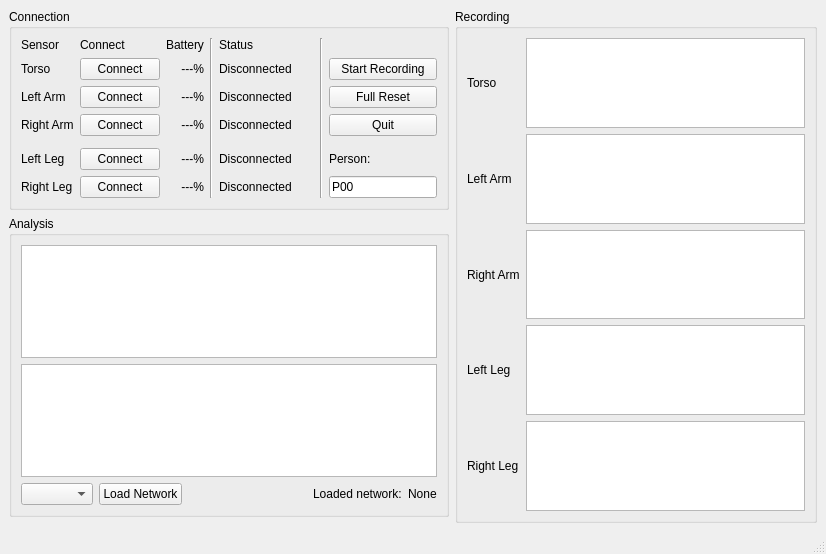
<?xml version="1.0" encoding="UTF-8"?>
<ui version="4.0">
 <class>RecordingTool</class>
 <widget class="QMainWindow" name="RecordingTool">
  <property name="geometry">
   <rect>
    <x>0</x>
    <y>0</y>
    <width>826</width>
    <height>554</height>
   </rect>
  </property>
  <property name="maximumSize">
   <size>
    <width>16777215</width>
    <height>16777215</height>
   </size>
  </property>
  <property name="windowTitle">
   <string>IMU Recording Tool</string>
  </property>
  <widget class="QWidget" name="centralwidget">
   <layout class="QGridLayout" name="gridLayout_2">
    <item row="0" column="2" rowspan="3">
     <widget class="QGroupBox" name="groupBox_3">
      <property name="title">
       <string>Recording</string>
      </property>
      <layout class="QGridLayout" name="gridLayout_6">
       <item row="3" column="0">
        <widget class="QLabel" name="label_14">
         <property name="text">
          <string>Left Leg</string>
         </property>
        </widget>
       </item>
       <item row="1" column="0">
        <widget class="QLabel" name="label_12">
         <property name="text">
          <string>Left Arm</string>
         </property>
        </widget>
       </item>
       <item row="2" column="0">
        <widget class="QLabel" name="label_13">
         <property name="text">
          <string>Right Arm</string>
         </property>
        </widget>
       </item>
       <item row="0" column="0">
        <widget class="QLabel" name="label_11">
         <property name="text">
          <string>Torso</string>
         </property>
        </widget>
       </item>
       <item row="0" column="1">
        <widget class="PlotWidget" name="graphicsView_t">
         <property name="sizePolicy">
          <sizepolicy hsizetype="Expanding" vsizetype="Expanding">
           <horstretch>0</horstretch>
           <verstretch>0</verstretch>
          </sizepolicy>
         </property>
         <property name="minimumSize">
          <size>
           <width>275</width>
           <height>0</height>
          </size>
         </property>
         <property name="maximumSize">
          <size>
           <width>16777215</width>
           <height>16777215</height>
          </size>
         </property>
        </widget>
       </item>
       <item row="4" column="0">
        <widget class="QLabel" name="label_15">
         <property name="text">
          <string>Right Leg</string>
         </property>
        </widget>
       </item>
       <item row="1" column="1">
        <widget class="PlotWidget" name="graphicsView_la">
         <property name="sizePolicy">
          <sizepolicy hsizetype="Expanding" vsizetype="Expanding">
           <horstretch>0</horstretch>
           <verstretch>0</verstretch>
          </sizepolicy>
         </property>
         <property name="maximumSize">
          <size>
           <width>16777215</width>
           <height>16777215</height>
          </size>
         </property>
        </widget>
       </item>
       <item row="2" column="1">
        <widget class="PlotWidget" name="graphicsView_ra">
         <property name="sizePolicy">
          <sizepolicy hsizetype="Expanding" vsizetype="Expanding">
           <horstretch>0</horstretch>
           <verstretch>0</verstretch>
          </sizepolicy>
         </property>
         <property name="maximumSize">
          <size>
           <width>16777215</width>
           <height>16777215</height>
          </size>
         </property>
        </widget>
       </item>
       <item row="3" column="1">
        <widget class="PlotWidget" name="graphicsView_ll">
         <property name="sizePolicy">
          <sizepolicy hsizetype="Expanding" vsizetype="Expanding">
           <horstretch>0</horstretch>
           <verstretch>0</verstretch>
          </sizepolicy>
         </property>
         <property name="maximumSize">
          <size>
           <width>16777215</width>
           <height>16777215</height>
          </size>
         </property>
        </widget>
       </item>
       <item row="4" column="1">
        <widget class="PlotWidget" name="graphicsView_rl">
         <property name="sizePolicy">
          <sizepolicy hsizetype="Expanding" vsizetype="Expanding">
           <horstretch>0</horstretch>
           <verstretch>0</verstretch>
          </sizepolicy>
         </property>
         <property name="maximumSize">
          <size>
           <width>16777215</width>
           <height>16777215</height>
          </size>
         </property>
        </widget>
       </item>
      </layout>
     </widget>
    </item>
    <item row="0" column="0">
     <widget class="QGroupBox" name="groupBox_2">
      <property name="title">
       <string>Connection</string>
      </property>
      <layout class="QGridLayout" name="gridLayout_5">
       <item row="0" column="5" rowspan="7">
        <widget class="Line" name="line">
         <property name="sizePolicy">
          <sizepolicy hsizetype="Fixed" vsizetype="Minimum">
           <horstretch>0</horstretch>
           <verstretch>0</verstretch>
          </sizepolicy>
         </property>
         <property name="orientation">
          <enum>Qt::Vertical</enum>
         </property>
        </widget>
       </item>
       <item row="5" column="0">
        <widget class="QLabel" name="label_6">
         <property name="text">
          <string>Left Leg</string>
         </property>
        </widget>
       </item>
       <item row="3" column="0">
        <widget class="QLabel" name="label_5">
         <property name="text">
          <string>Right Arm</string>
         </property>
        </widget>
       </item>
       <item row="2" column="1">
        <widget class="QPushButton" name="la_connection_button">
         <property name="text">
          <string>Connect</string>
         </property>
        </widget>
       </item>
       <item row="1" column="0">
        <widget class="QLabel" name="label_3">
         <property name="text">
          <string>Torso</string>
         </property>
        </widget>
       </item>
       <item row="6" column="1">
        <widget class="QPushButton" name="rl_connection_button">
         <property name="text">
          <string>Connect</string>
         </property>
        </widget>
       </item>
       <item row="5" column="2">
        <widget class="QLabel" name="ll_charge_label">
         <property name="text">
          <string>---%</string>
         </property>
         <property name="alignment">
          <set>Qt::AlignRight|Qt::AlignTrailing|Qt::AlignVCenter</set>
         </property>
        </widget>
       </item>
       <item row="3" column="1">
        <widget class="QPushButton" name="ra_connection_button">
         <property name="text">
          <string>Connect</string>
         </property>
        </widget>
       </item>
       <item row="2" column="2">
        <widget class="QLabel" name="la_charge_label">
         <property name="text">
          <string>---%</string>
         </property>
         <property name="alignment">
          <set>Qt::AlignRight|Qt::AlignTrailing|Qt::AlignVCenter</set>
         </property>
        </widget>
       </item>
       <item row="3" column="2">
        <widget class="QLabel" name="ra_charge_label">
         <property name="text">
          <string>---%</string>
         </property>
         <property name="alignment">
          <set>Qt::AlignRight|Qt::AlignTrailing|Qt::AlignVCenter</set>
         </property>
        </widget>
       </item>
       <item row="5" column="1">
        <widget class="QPushButton" name="ll_connection_button">
         <property name="text">
          <string>Connect</string>
         </property>
        </widget>
       </item>
       <item row="5" column="6">
        <widget class="QLabel" name="label_9">
         <property name="text">
          <string>Person:</string>
         </property>
        </widget>
       </item>
       <item row="6" column="2">
        <widget class="QLabel" name="rl_charge_label">
         <property name="text">
          <string>---%</string>
         </property>
         <property name="alignment">
          <set>Qt::AlignRight|Qt::AlignTrailing|Qt::AlignVCenter</set>
         </property>
        </widget>
       </item>
       <item row="6" column="6">
        <widget class="QLineEdit" name="person_lineEdit">
         <property name="sizePolicy">
          <sizepolicy hsizetype="Minimum" vsizetype="Fixed">
           <horstretch>0</horstretch>
           <verstretch>0</verstretch>
          </sizepolicy>
         </property>
         <property name="text">
          <string>P00</string>
         </property>
        </widget>
       </item>
       <item row="1" column="6">
        <widget class="QPushButton" name="record_button">
         <property name="text">
          <string>Start Recording</string>
         </property>
        </widget>
       </item>
       <item row="3" column="6">
        <widget class="QPushButton" name="quit_button">
         <property name="text">
          <string>Quit</string>
         </property>
        </widget>
       </item>
       <item row="0" column="3" rowspan="7">
        <widget class="Line" name="line_2">
         <property name="orientation">
          <enum>Qt::Vertical</enum>
         </property>
        </widget>
       </item>
       <item row="0" column="0">
        <widget class="QLabel" name="label_2">
         <property name="sizePolicy">
          <sizepolicy hsizetype="Preferred" vsizetype="Minimum">
           <horstretch>0</horstretch>
           <verstretch>0</verstretch>
          </sizepolicy>
         </property>
         <property name="text">
          <string>Sensor</string>
         </property>
        </widget>
       </item>
       <item row="0" column="1">
        <widget class="QLabel" name="label">
         <property name="sizePolicy">
          <sizepolicy hsizetype="Preferred" vsizetype="Minimum">
           <horstretch>0</horstretch>
           <verstretch>0</verstretch>
          </sizepolicy>
         </property>
         <property name="text">
          <string>Connect</string>
         </property>
        </widget>
       </item>
       <item row="2" column="0">
        <widget class="QLabel" name="label_4">
         <property name="text">
          <string>Left Arm</string>
         </property>
        </widget>
       </item>
       <item row="0" column="2">
        <widget class="QLabel" name="label_8">
         <property name="sizePolicy">
          <sizepolicy hsizetype="Preferred" vsizetype="Minimum">
           <horstretch>0</horstretch>
           <verstretch>0</verstretch>
          </sizepolicy>
         </property>
         <property name="text">
          <string>Battery</string>
         </property>
        </widget>
       </item>
       <item row="1" column="1">
        <widget class="QPushButton" name="t_connection_button">
         <property name="text">
          <string>Connect</string>
         </property>
        </widget>
       </item>
       <item row="6" column="0">
        <widget class="QLabel" name="label_7">
         <property name="text">
          <string>Right Leg</string>
         </property>
        </widget>
       </item>
       <item row="1" column="2">
        <widget class="QLabel" name="t_charge_label">
         <property name="text">
          <string>---%</string>
         </property>
         <property name="alignment">
          <set>Qt::AlignRight|Qt::AlignTrailing|Qt::AlignVCenter</set>
         </property>
        </widget>
       </item>
       <item row="2" column="7">
        <spacer name="horizontalSpacer">
         <property name="orientation">
          <enum>Qt::Horizontal</enum>
         </property>
         <property name="sizeType">
          <enum>QSizePolicy::MinimumExpanding</enum>
         </property>
         <property name="sizeHint" stdset="0">
          <size>
           <width>0</width>
           <height>20</height>
          </size>
         </property>
        </spacer>
       </item>
       <item row="1" column="4">
        <widget class="QLabel" name="t_status_label">
         <property name="text">
          <string>Disconnected</string>
         </property>
        </widget>
       </item>
       <item row="3" column="4">
        <widget class="QLabel" name="ra_status_label">
         <property name="text">
          <string>Disconnected</string>
         </property>
        </widget>
       </item>
       <item row="2" column="4">
        <widget class="QLabel" name="la_status_label">
         <property name="text">
          <string>Disconnected</string>
         </property>
        </widget>
       </item>
       <item row="5" column="4">
        <widget class="QLabel" name="ll_status_label">
         <property name="text">
          <string>Disconnected</string>
         </property>
        </widget>
       </item>
       <item row="0" column="4">
        <widget class="QLabel" name="label_10">
         <property name="minimumSize">
          <size>
           <width>95</width>
           <height>0</height>
          </size>
         </property>
         <property name="text">
          <string>Status</string>
         </property>
        </widget>
       </item>
       <item row="6" column="4">
        <widget class="QLabel" name="rl_status_label">
         <property name="text">
          <string>Disconnected</string>
         </property>
        </widget>
       </item>
       <item row="2" column="6">
        <widget class="QPushButton" name="reset_button">
         <property name="text">
          <string>Full Reset</string>
         </property>
        </widget>
       </item>
      </layout>
     </widget>
    </item>
    <item row="1" column="0">
     <widget class="QGroupBox" name="groupBox">
      <property name="sizePolicy">
       <sizepolicy hsizetype="Preferred" vsizetype="Expanding">
        <horstretch>0</horstretch>
        <verstretch>0</verstretch>
       </sizepolicy>
      </property>
      <property name="title">
       <string>Analysis</string>
      </property>
      <layout class="QGridLayout" name="gridLayout_4">
       <item row="2" column="0" colspan="2">
        <layout class="QHBoxLayout" name="horizontalLayout_2">
         <item>
          <widget class="QComboBox" name="select_network_comboBox"/>
         </item>
         <item>
          <widget class="QPushButton" name="pushButton_load_nn">
           <property name="text">
            <string>Load Network</string>
           </property>
          </widget>
         </item>
         <item>
          <spacer name="horizontalSpacer_2">
           <property name="orientation">
            <enum>Qt::Horizontal</enum>
           </property>
           <property name="sizeHint" stdset="0">
            <size>
             <width>40</width>
             <height>20</height>
            </size>
           </property>
          </spacer>
         </item>
         <item>
          <widget class="QLabel" name="label_18">
           <property name="text">
            <string>Loaded network:</string>
           </property>
          </widget>
         </item>
         <item>
          <widget class="QLabel" name="label_nn">
           <property name="text">
            <string>None</string>
           </property>
          </widget>
         </item>
        </layout>
       </item>
       <item row="0" column="0" colspan="2">
        <widget class="PlotWidget" name="graphicsView_c">
         <property name="sizePolicy">
          <sizepolicy hsizetype="Expanding" vsizetype="Expanding">
           <horstretch>0</horstretch>
           <verstretch>0</verstretch>
          </sizepolicy>
         </property>
         <property name="minimumSize">
          <size>
           <width>275</width>
           <height>0</height>
          </size>
         </property>
         <property name="maximumSize">
          <size>
           <width>16777215</width>
           <height>16777215</height>
          </size>
         </property>
        </widget>
       </item>
       <item row="1" column="0" colspan="2">
        <widget class="PlotWidget" name="graphicsView_a">
         <property name="sizePolicy">
          <sizepolicy hsizetype="Expanding" vsizetype="Expanding">
           <horstretch>0</horstretch>
           <verstretch>0</verstretch>
          </sizepolicy>
         </property>
         <property name="maximumSize">
          <size>
           <width>16777215</width>
           <height>16777215</height>
          </size>
         </property>
        </widget>
       </item>
      </layout>
     </widget>
    </item>
   </layout>
  </widget>
  <widget class="QStatusBar" name="statusbar"/>
 </widget>
 <customwidgets>
  <customwidget>
   <class>PlotWidget</class>
   <extends>QGraphicsView</extends>
   <header>pyqtgraph</header>
   <slots>
    <slot>changeGraph()</slot>
   </slots>
  </customwidget>
 </customwidgets>
 <resources/>
 <connections/>
</ui>
